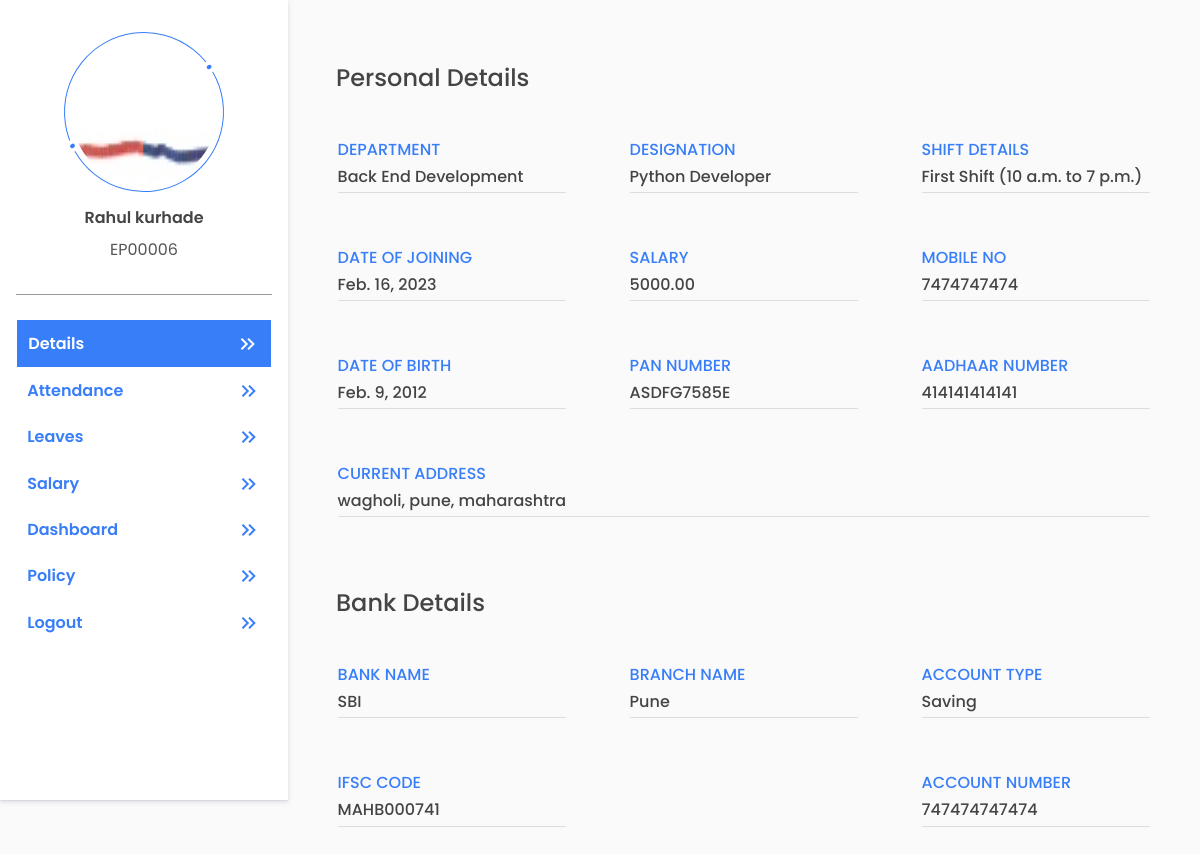
Page /accounts/self-detail/ (signed in) on the earlier database version.
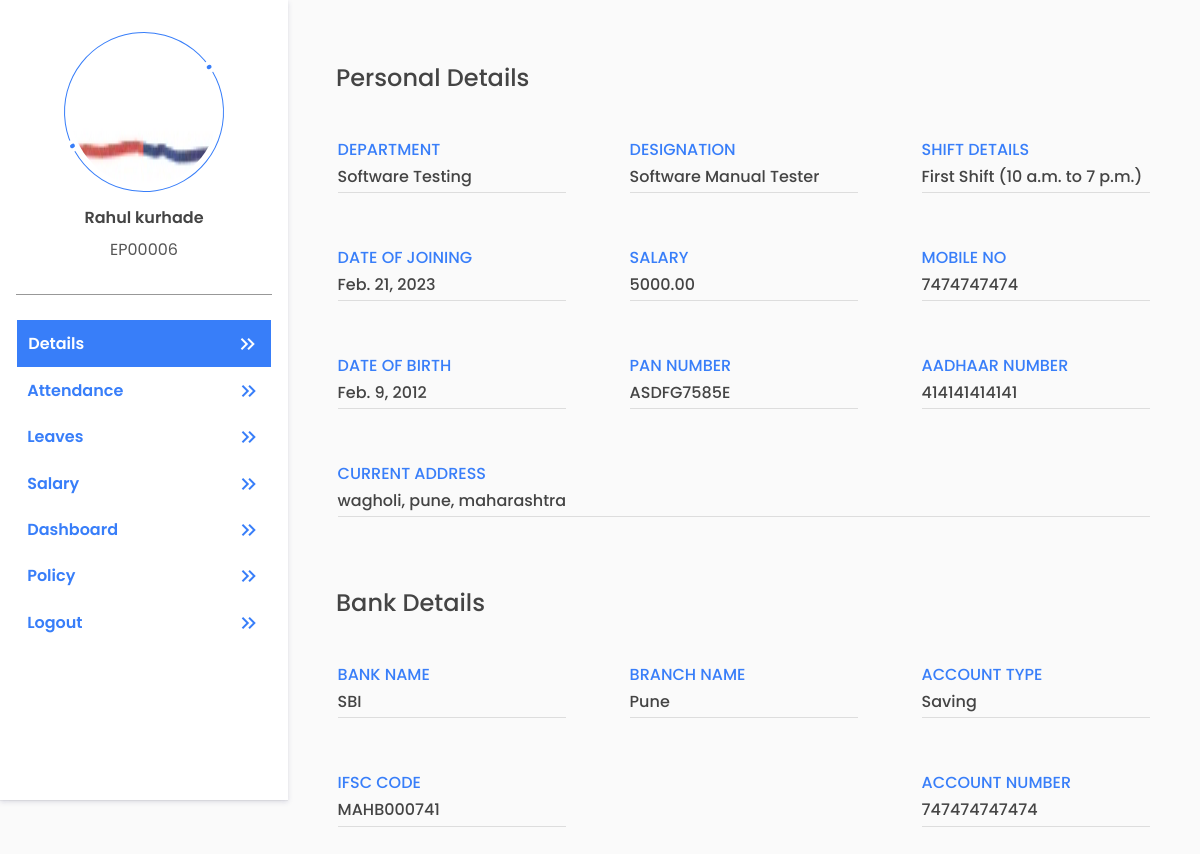
Same page on the later database version.
### account/models.py (models this page shows, shortened)
class UserBasicDetails(models.Model):
    emp_user = models.OneToOneField(User, on_delete=models.CASCADE, related_name='user_basics')
    designation = models.ForeignKey(Designation, on_delete=models.CASCADE, to_field='designation_name',related_name='user_designation_details', null=True)
    department = models.ForeignKey(Department, on_delete=models.CASCADE, to_field='department_name',related_name='user_department_details', null=True)
    shift_details = models.ForeignKey(UserShiftDetails, on_delete=models.CASCADE, to_field='shift_name',related_name='user_shift_details', null=True)
    date_of_joining = models.DateField(auto_now=True, null=True)
    salary = models.DecimalField(max_digits=10, decimal_places=2, null=True)
    uan_number = models.BigIntegerField(null=True)
    pf_number = models.CharField(max_length=10, null=True)
    experience_status = models.CharField (choices=(("Fresher", "Fresher"), ("Experienced", "Experienced")), max_length=50, null=True)
    is_salaried = models.BooleanField(default=True)   #if salaried is True deduction part for employee will be calculated eg. PF.
    is_active = models.BooleanField(default=True)
    is_approved = models.BooleanField(default=False)
    is_verify = models.BooleanField(default=False)
    is_requested = models.BooleanField(default=False)
    created_by = models.ForeignKey(User, on_delete=models.CASCADE, related_name='employee_created_by', null=True)
    approved_by = models.ForeignKey(User, on_delete=models.CASCADE, related_name='employee_approved_by', null=True)
    is_completed_basic_details = models.BooleanField(default=False)
    created_at = models.DateTimeField(auto_now_add=True)
    updated_at = models.DateTimeField(auto_now=True)

class Department(models.Model):
    department_name = models.CharField(max_length=100, unique=True)
    created_at = models.DateTimeField(auto_now_add=True)
    updated_at = models.DateTimeField(auto_now=True)
    def __str__ (self):
        return self.department_name

class Designation(models.Model):
    designation_name = models.CharField(max_length=100, unique=True)
    created_at = models.DateTimeField(auto_now_add=True)
    updated_at = models.DateTimeField(auto_now=True)
    def __str__ (self):
        return self.designation_name

class UserShiftDetails(models.Model):
    shift_name = models.CharField(max_length=100, unique=True)
    in_time = models.TimeField()
    out_time = models.TimeField()
    created_at = models.DateTimeField(auto_now_add=True)
    updated_at = models.DateTimeField(auto_now=True)
    def __str__ (self):
        return self.shift_name

### account/account_views/self_services/self_detail.py (the view)
# urls.py: path("self-detail/", SelfDetail.as_view(), name="self_details"),
class SelfDetail(View):
    @method_decorator(login_required(login_url='login'))
    def get(self, request):
        user_id = request.POST.get('user')
        is_profile_complete(user_id)
        user_id = request.user.id
        data = {
            "basic_detail": UserBasicDetails.objects.get(emp_user_id=user_id),
            "additional_detail": UserAdditionalDetail.objects.get(emp_user_id=user_id),
            "educational_details": UserEducationDetails.objects.get(emp_user_id=user_id),
            "bank_detail": UserBankDetail.objects.get(emp_user_id=user_id),
        }
        return render(request, 'account/self_services/self_details.html', data)

### account/account_views/dependencies/basic_functions.py (called while the page is built, shortened)
def user_details(user_id, is_detail_required=False, detail=0, **kwargs):
    if User.objects.filter(id=user_id).exists() == False:
        return None

def is_profile_complete(user_id, **kwargs):
    user_detail = user_details(user_id, True, 0)
    return 'login'

### templates/account/self_services/self_details.html (shortened to what this page needs)
{% extends 'profile_basic.html' %}
{% load static %}
{% block tag %}
<link href="{%static 'css/self-details.css'%}" rel="stylesheet">
{% endblock %}
{% block profile %}
<section class="user-info">
    <div class="details">
        <h1 class="main-heading">Personal Details</h1>
        <div class="info">
            <p class="info-title">Department</p>
            <p class="info-description">{{basic_detail.department}}</p>
        </div>
        <div class="info">
            <p class="info-title">Designation</p>
            <p class="info-description">{{basic_detail.designation}}</p>
        </div>
        <div class="info">
            <p class="info-title">Shift Details</p>
            <p class="info-description">{{basic_detail.shift_details}} ({{basic_detail.shift_details.in_time}} to {{basic_detail.shift_details.out_time}}) </p>
        </div>
        <div class="info">
            <p class="info-title">Date of joining</p>
            <p class="info-description">{{basic_detail.date_of_joining}}</p>
        </div>
        <div class="info">
            <p class="info-title">salary</p>
            <p class="info-description">{{basic_detail.salary}}
            </p>
        </div>
        <div class="info">
            <p class="info-title">mobile no</p>
            <p class="info-description">{{additional_detail.mobile_no}}
            </p>
        </div>
        <div class="info">
            <p class="info-title">date of birth</p>
            <p class="info-description">{{additional_detail.date_of_birth}}
            </p>
        </div>
        <div class="info">
            <p class="info-title">pan number</p>
            <p class="info-description">{{additional_detail.pan_number}}
            </p>
        </div>
        <div class="info">
            <p class="info-title">aadhaar number</p>
            <p class="info-description">{{additional_detail.aadhaar_number}}
            </p>
        </div>
        <div class="info info-full">
            <p class="info-title">current address</p>
            <p class="info-description">{{additional_detail.current_address}}
            </p>
        </div>
        <h1 class="main-heading">Bank Details</h1>
        <div class="info">
            <p class="info-title">bank name</p>
            <p class="info-description">{{bank_detail.bank_name}}
            </p>
        </div>
        <div class="info">
            <p class="info-title">branch name</p>
            <p class="info-description">{{bank_detail.branch_name}}
            </p>
        </div>
        <div class="info">
            <p class="info-title">account type</p>
            <p class="info-description">{{bank_detail.account_type}}
            </p>
        </div>
        <div class="info">
            <p class="info-title">ifsc code</p>
            <p class="info-description">{{bank_detail.ifsc_code}}
            </p>
        </div>
        <div class="info ">
            <p class="info-title">account number</p>
            <p class="info-description">{{bank_detail.account_number}}
            </p>
        </div>
    </div>
</section>
{% endblock %}

Differences in the rows shown:
changed UserBasicDetails "First Shift": department "Back End Development" → "Software Testing"; designation "Python Developer" → "Software Manual Tester"; date_of_joining "Feb. 16, 2023" → "Feb. 21, 2023"
